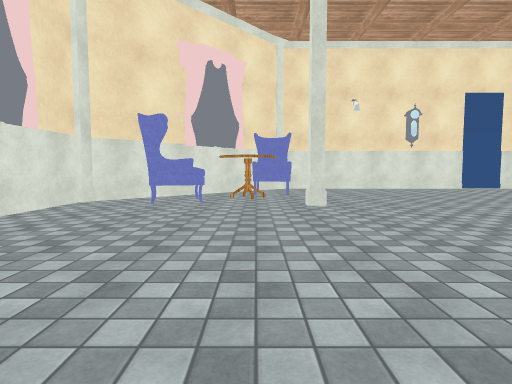
View 1 (above)

19 first-person views from a walk through a 3-D level made in the Unity game engine. The camera is 1.2 m above the floor, tilts 4° down and sees 80° across. Doors are open. The floor is counted in squares, 2 m on a side. Each view is taken from the middle of a square. On the plan, view 1 faces up. The plan holds only what a view shows up to about 9 squares ahead; the rest is blank. Some surface patterns are stand-ins.

View 2
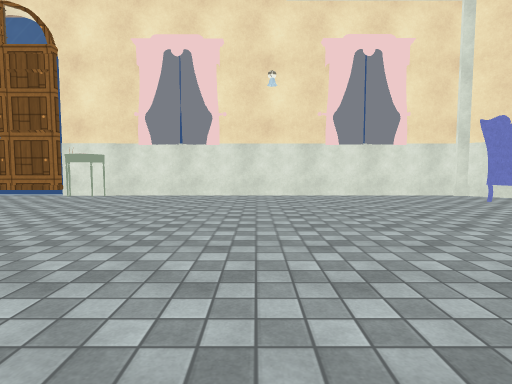

View 3
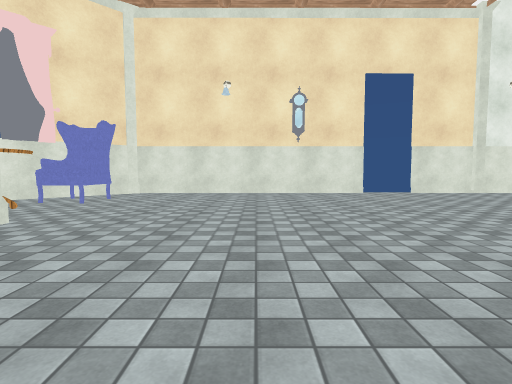

View 4
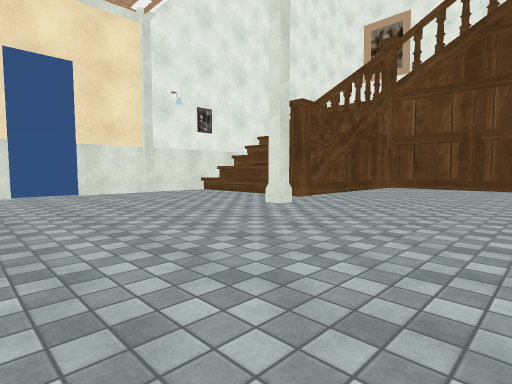

View 5
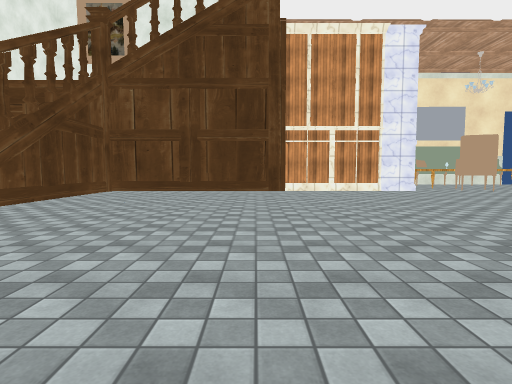

View 6
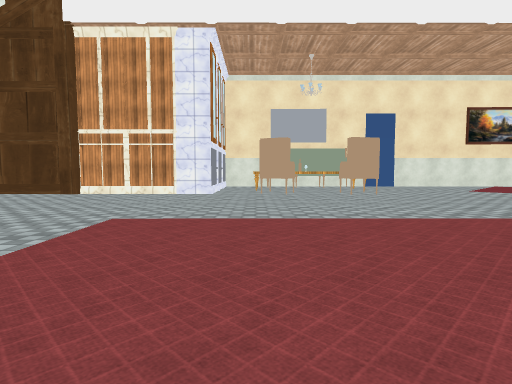

View 7
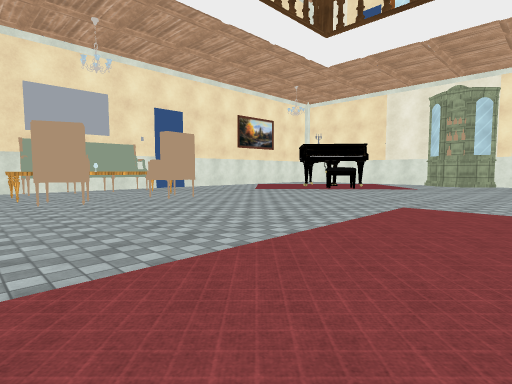

View 8
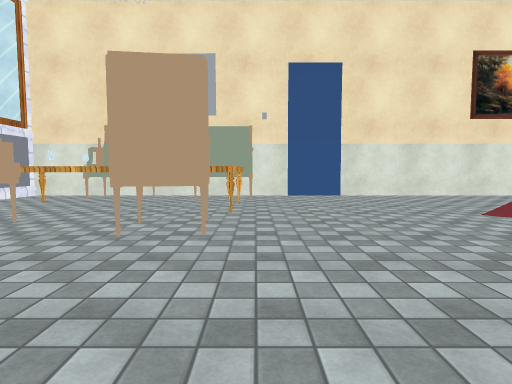

View 9
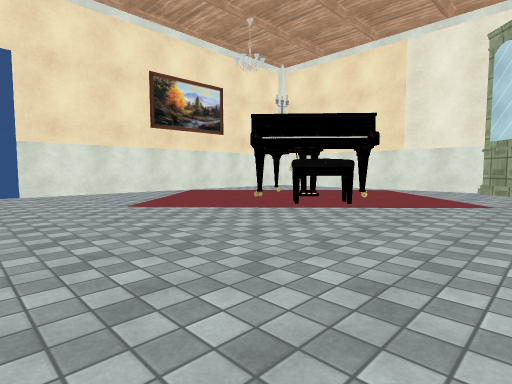

View 10
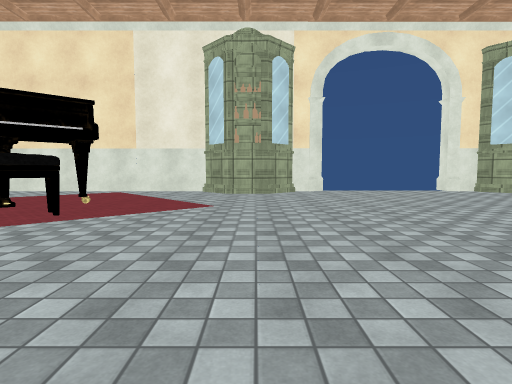

View 11
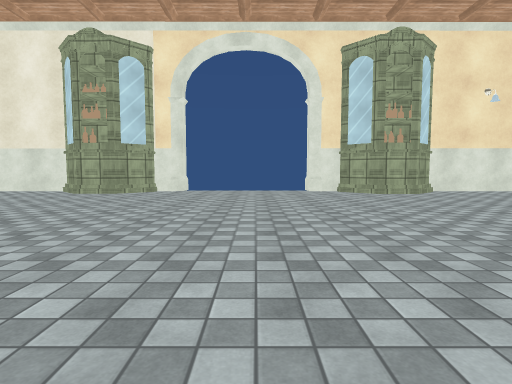

View 12
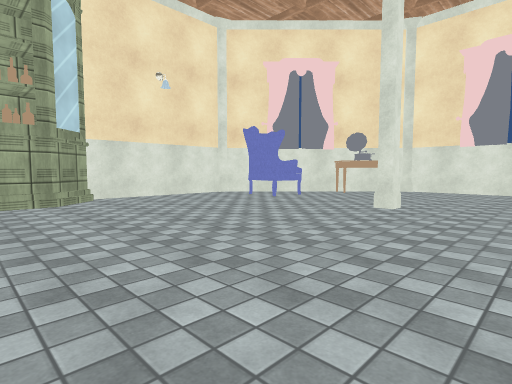

View 13
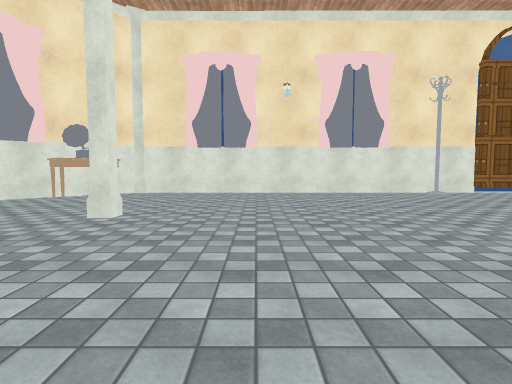

View 14
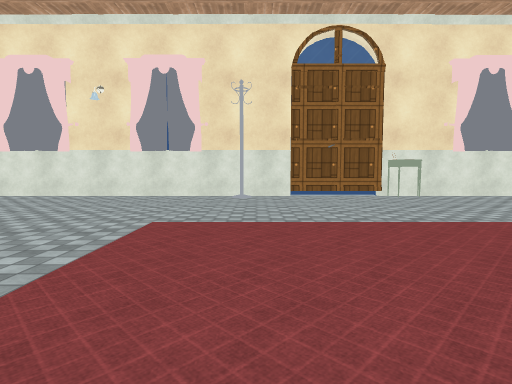

View 15
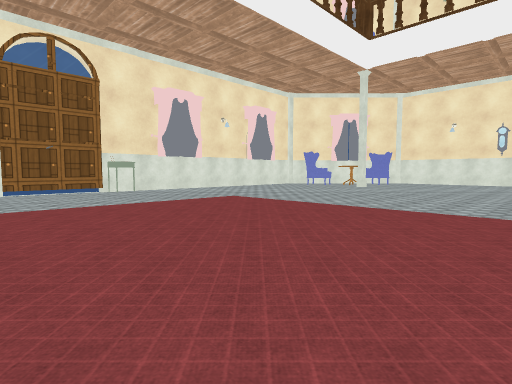

View 16
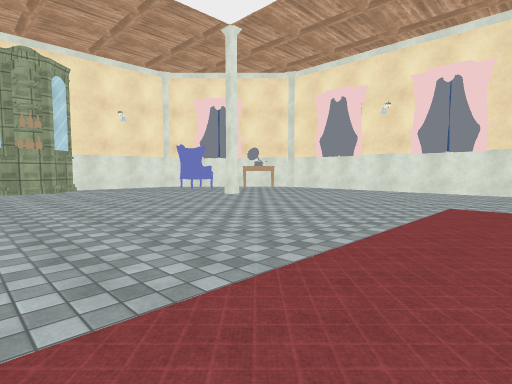

View 17
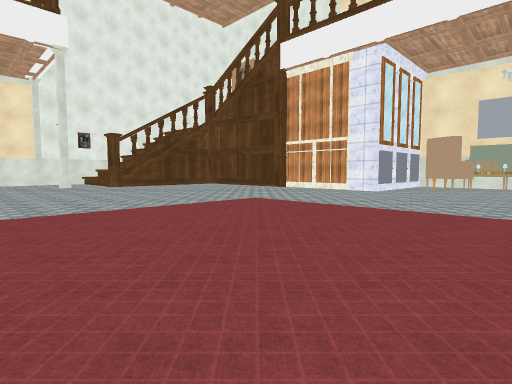

View 18
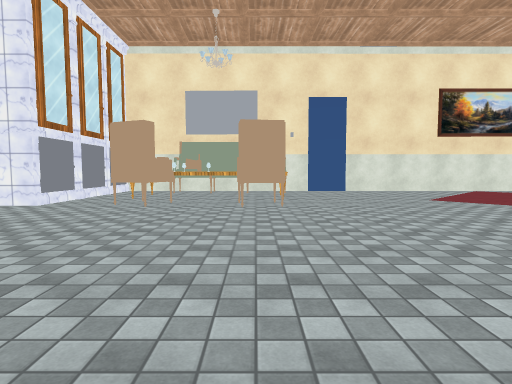

View 19
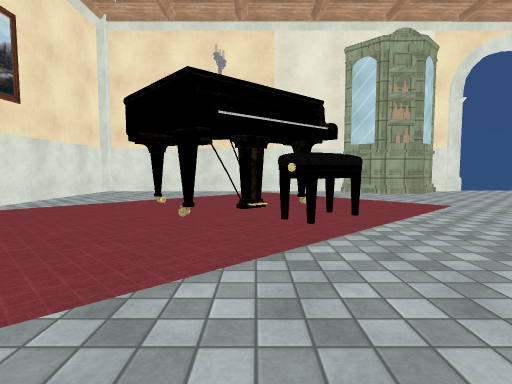

### Floor plan
Key: @ floor where view 1 was taken; # wall or solid block; . main floor; : floor 0.25 m higher than the main floor; / step, stairs or slope; D open door; ^ raised ledge; A armchair; T table; C console; W wardrobe; B bench; O other object.
Columns run from 4 left of view 1 to 22 right of it. Each row starts with its distance up from view 1.
 11     #######  ###
 10     #...........
  9    #............^
  8   ##AA..........^#
  7 ###AT...........^#####
  6 #.AA.................#
  5 #....#........#......#
  4 #....................#
  3 #....................#
  2 #....................#
  1 #.......... .........W
  0 #...@...... .........W
 -1 #.......... .........W
 -2 #.....///////////....######
 -3 #C....::::::::::/.........#
 -4 #.....::::::::::/....OO^..#
 -5 #.....::::::::::/....O.O.O
 -6 #.....::::::::::/......O.O
 -7 #O....::::::::::/....O.^.O
 -8 #.....//////  ///........O
 -9 #...........   ...........
-10 #........... . ...........
-11 #.........................#
-12 #.........................#
-13 #.........................#
-14 #....#..............B.#...#
-15 #....................#....#
-16  CC.................#..#..#
-17   #.A.....................#
-18   ##.....DD......D........#
-19    #########...############

Where each view was taken, in squares from view 1:
view 1: 0 up, 0 right, facing up
view 2: 1 up, 4 right, facing left
view 3: 2 up, 4 right, facing up
view 4: 2 up, 6 right, facing up-right
view 5: 2 up, 8 right, facing right
view 6: 4 down, 8 right, facing right
view 7: 3 down, 10 right, facing down-right
view 8: 8 down, 14 right, facing right
view 9: 9 down, 13 right, facing down-right
view 10: 10 down, 13 right, facing down
view 11: 10 down, 9 right, facing down
view 12: 12 down, 6 right, facing down-left
view 13: 12 down, 5 right, facing left
view 14: 7 down, 5 right, facing left
view 15: 7 down, 7 right, facing up-left
view 16: 7 down, 7 right, facing down-left
view 17: 7 down, 7 right, facing up-right
view 18: 7 down, 11 right, facing right
view 19: 10 down, 17 right, facing down
